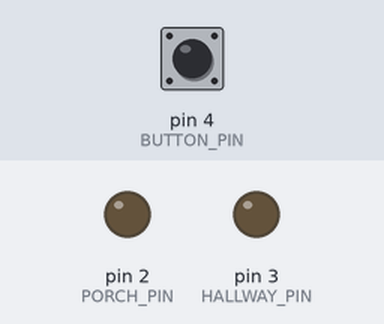
This sketch was run on a simulated Arduino Uno, built with avr-gcc and run on an emulated ATmega328P. Shown: output pins drawn as LEDs (lit = HIGH). The test bench sets the inputs (shaded band); at power-on: pin 4 (BUTTON_PIN) HIGH.

Above: at 1.2 s.
1.3 s: pin 4 (BUTTON_PIN) pulled LOW for 0.15 s
At 1.9 s:
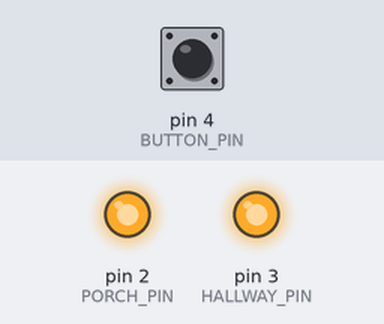
At 31.9 s:
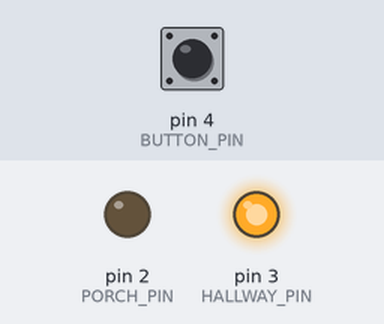
Timing chart, 0 to 32.7 s (numbered marks = the images above; inputs shaded):
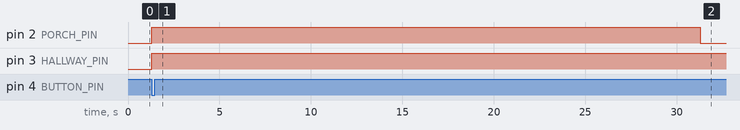

Measured:
- after the input at 1.3 s, pin 2 (PORCH_PIN): LOW → HIGH at once, → LOW 30.0 s later; pin 3 (HALLWAY_PIN): LOW → HIGH at once

The sketch:

Task1.1Lights_ON.ino
```cpp
// D2 = Porch Light, D3 = Hallway Light, D4 = Button

const int PORCH_PIN = 2;
const int HALLWAY_PIN = 3;
const int BUTTON_PIN = 4;

const long PORCH_DURATION = 30000;   // 30 seconds
const long HALLWAY_DURATION = 60000; // 60 seconds

unsigned long porchStartTime = 0;
unsigned long hallwayStartTime = 0;

bool porchActive = false;
bool hallwayActive = false;

void setup()
{
    pinMode(PORCH_PIN, OUTPUT);
    pinMode(HALLWAY_PIN, OUTPUT);
    pinMode(BUTTON_PIN, INPUT_PULLUP);
}

void turnOnPorchLight()
{
    digitalWrite(PORCH_PIN, HIGH);
    porchStartTime = millis();
    porchActive = true;
}

void turnOnHallwayLight()
{
    digitalWrite(HALLWAY_PIN, HIGH);
    hallwayStartTime = millis();
    hallwayActive = true;
}

void updatePorchLight()
{
    if (porchActive && (millis() - porchStartTime >= PORCH_DURATION))
    {
        digitalWrite(PORCH_PIN, LOW);
        porchActive = false;
    }
}

void updateHallwayLight()
{
    if (hallwayActive && (millis() - hallwayStartTime >= HALLWAY_DURATION))
    {
        digitalWrite(HALLWAY_PIN, LOW);
        hallwayActive = false;
    }
}

void checkButton()
{
    if (digitalRead(BUTTON_PIN) == LOW)
    {
        turnOnPorchLight();
        turnOnHallwayLight();
        delay(300);
    }
}

void loop()
{
    checkButton();
    updatePorchLight();
    updateHallwayLight();
}
```
